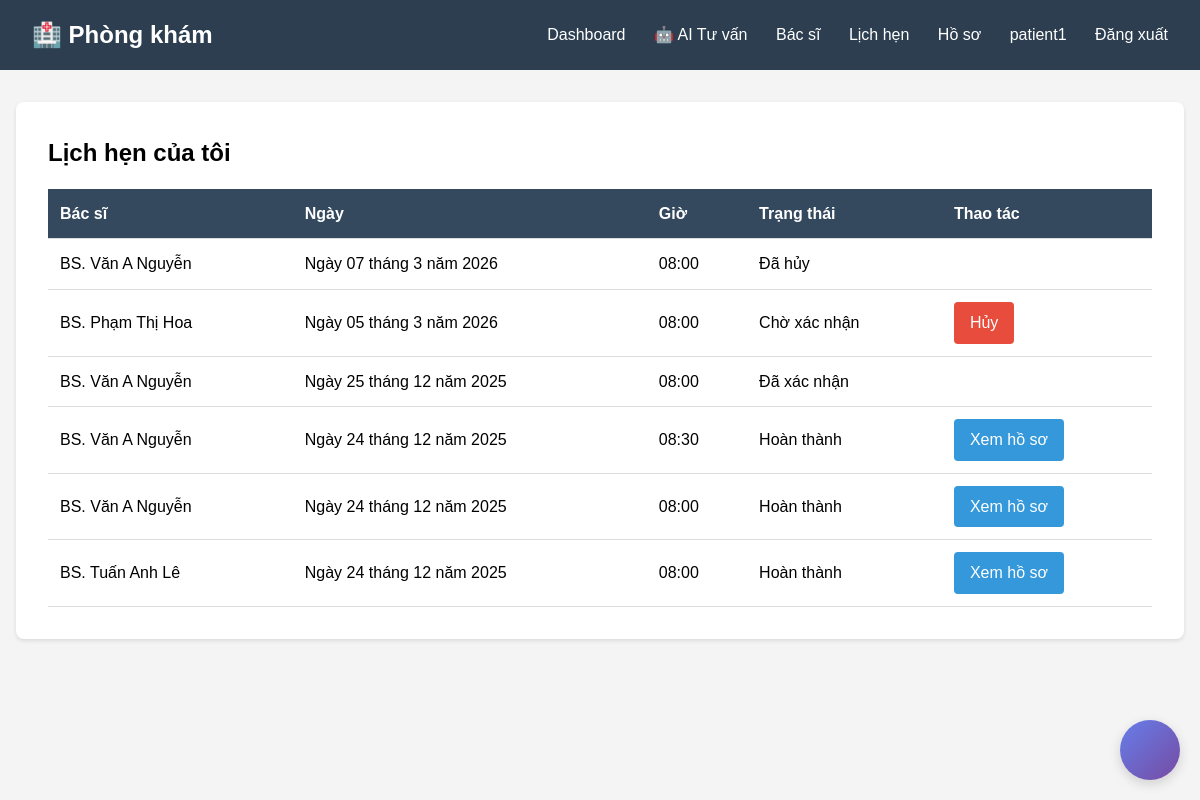
Page /appointments/lich-hen-cua-toi/ (signed in) on the earlier database version.
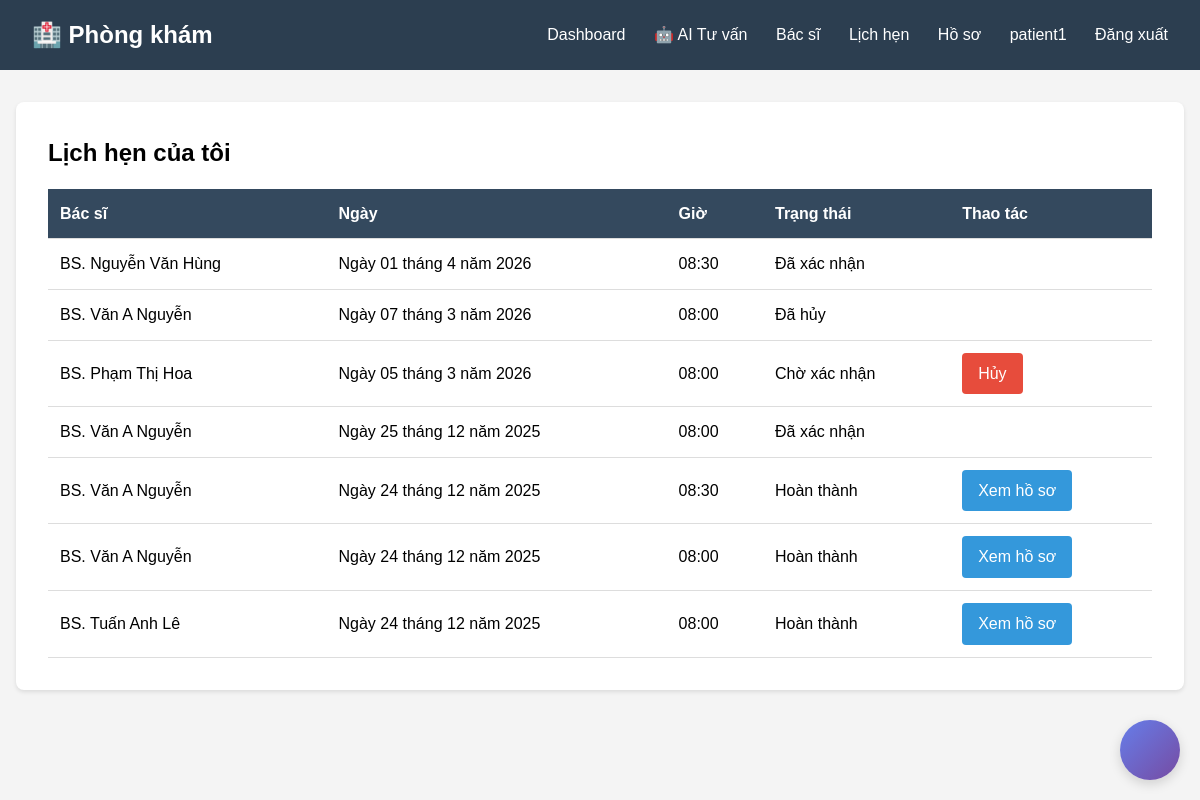
Same page on the later database version.
### appointments/models.py (models this page shows, shortened)
class LichHen(models.Model):
    TRANG_THAI_CHOICES = [
        ('pending', 'Chờ xác nhận'),
        ('approved', 'Đã xác nhận'),
        ('canceled', 'Đã hủy'),
        ('completed', 'Hoàn thành'),
    ]
    benh_nhan = models.ForeignKey(HoSoBenhNhan, on_delete=models.CASCADE, related_name='lich_hen', verbose_name="Bệnh nhân")
    bac_si = models.ForeignKey(HoSoBacSi, on_delete=models.CASCADE, related_name='lich_hen', verbose_name="Bác sĩ")
    lich_lam_viec = models.ForeignKey(LichLamViec, on_delete=models.CASCADE, related_name='lich_hen', verbose_name="Lịch")
    ngay = models.DateField(verbose_name="Ngày khám")
    gio = models.TimeField(verbose_name="Giờ khám")
    trang_thai = models.CharField(max_length=20, choices=TRANG_THAI_CHOICES, default='pending', verbose_name="Trạng thái")
    trieu_chung = models.TextField(blank=True, verbose_name="Triệu chứng")
    ngay_tao = models.DateTimeField(auto_now_add=True, verbose_name="Ngày tạo")
    ngay_cap_nhat = models.DateTimeField(auto_now=True, verbose_name="Cập nhật")
    class Meta:
        verbose_name = "Lịch hẹn"
        verbose_name_plural = "Lịch hẹn"
        ordering = ['-ngay', '-gio']

### accounts/models.py (models this page shows, shortened)
class HoSoBacSi(models.Model):
    nguoi_dung = models.OneToOneField(User, on_delete=models.CASCADE, related_name='ho_so_bac_si')
    chuyen_khoa = models.ForeignKey(ChuyenKhoa, on_delete=models.SET_NULL, null=True, verbose_name="Chuyên khoa")
    mo_ta = models.TextField(blank=True, verbose_name="Mô tả")
    bang_cap = models.CharField(max_length=200, verbose_name="Bằng cấp")
    so_dien_thoai = models.CharField(max_length=15, verbose_name="Số điện thoại")
    phi_kham = models.DecimalField(max_digits=10, decimal_places=2, default=0, verbose_name="Phí khám")
    anh_dai_dien = models.ImageField(upload_to='bac_si/', blank=True, null=True, verbose_name="Ảnh đại diện")
    class Meta:
        verbose_name = "Hồ sơ bác sĩ"
        verbose_name_plural = "Hồ sơ bác sĩ"

### appointments/views.py (the view)
# urls.py: path('lich-hen-cua-toi/', views.lich_hen_cua_toi, name='lich_hen_cua_toi'),
@login_required
def lich_hen_cua_toi(request):
    if hasattr(request.user, 'ho_so_benh_nhan'):
        lich_hen = LichHen.objects.filter(benh_nhan=request.user.ho_so_benh_nhan).order_by('-ngay', '-gio')
    elif hasattr(request.user, 'ho_so_bac_si'):
        lich_hen = LichHen.objects.filter(bac_si=request.user.ho_so_bac_si).order_by('-ngay', '-gio')
    else:
        lich_hen = LichHen.objects.all().order_by('-ngay', '-gio')
    return render(request, 'appointments/lich_hen_cua_toi.html', {'lich_hen': lich_hen})

### templates/appointments/lich_hen_cua_toi.html (shortened to what this page needs)
{% extends 'base.html' %}
{% block content %}
<div class="card">
    <h2>Lịch hẹn của tôi</h2>
    {% if lich_hen %}
    <table>
        <tr>
            {% if user.ho_so_benh_nhan %}
            <th>Bác sĩ</th>
            {% else %}
            <th>Bệnh nhân</th>
            {% endif %}
            <th>Ngày</th>
            <th>Giờ</th>
            <th>Trạng thái</th>
            <th>Thao tác</th>
        </tr>
        {% for lich in lich_hen %}
        <tr>
            {% if user.ho_so_benh_nhan %}
            <td>BS. {{ lich.bac_si.nguoi_dung.get_full_name }}</td>
            {% else %}
            <td>{{ lich.benh_nhan.nguoi_dung.get_full_name }}</td>
            {% endif %}
            <td>{{ lich.ngay }}</td>
            <td>{{ lich.gio }}</td>
            <td>{{ lich.get_trang_thai_display }}</td>
            <td>
                {% if lich.trang_thai == 'pending' %}
                    <a href="{% url 'huy_lich_hen' lich.id %}" class="btn btn-danger">Hủy</a>
                {% elif lich.trang_thai == 'approved' and user.ho_so_bac_si %}
                    <a href="{% url 'tao_ho_so_benh_an' lich.id %}" class="btn">Ghi hồ sơ</a>
                {% elif lich.trang_thai == 'completed' %}
                    <a href="{% url 'xem_ho_so_benh_an' lich.ho_so_benh_an.id %}" class="btn">Xem hồ sơ</a>
                {% endif %}
            </td>
        </tr>
        {% endfor %}
    </table>
    {% else %}
    <p>Chưa có lịch hẹn nào</p>
    {% endif %}
</div>
{% endblock %}

### templates/base.html (shortened to what this page needs)
<!DOCTYPE html>
<html lang="vi">
<head>
</head>
<body>
    <div class="navbar">
        <div class="container">
            <h1>🏥 Phòng khám</h1>
            <nav>
                {% if user.is_authenticated %}
                    <a href="{% url 'bang_dieu_khien' %}">Dashboard</a>
                    {% if user.ho_so_benh_nhan %}
                        <a href="{% url 'ai_chatbox:chat_interface' %}">🤖 AI Tư vấn</a>
                        <a href="{% url 'danh_sach_bac_si' %}">Bác sĩ</a>
                        <a href="{% url 'lich_hen_cua_toi' %}">Lịch hẹn</a>
                        <a href="{% url 'lich_su_kham_benh' %}">Hồ sơ</a>
                    {% elif user.ho_so_bac_si %}
                        <a href="{% url 'lich_lam_viec_cua_toi' %}">Lịch làm việc</a>
                        <a href="{% url 'lich_hen_cua_toi' %}">Lịch hẹn</a>
                        <a href="{% url 'lich_su_kham_benh' %}">Hồ sơ bệnh án</a>
                    {% else %}
                        <a href="{% url 'danh_sach_bac_si' %}">Bác sĩ</a>
                        <a href="{% url 'lich_hen_cua_toi' %}">Lịch hẹn</a>
                        <a href="{% url 'lich_su_kham_benh' %}">Hồ sơ</a>
                        <a href="{% url 'quan_ly_bac_si' %}">Quản lý bác sĩ</a>
                    {% endif %}
                    <a href="{% url 'ho_so' %}">{{ user.username }}</a>
                    <a href="{% url 'dang_xuat' %}">Đăng xuất</a>
                {% else %}
                    <a href="{% url 'dang_nhap' %}">Đăng nhập</a>
                    <a href="{% url 'dang_ky' %}">Đăng ký</a>
                {% endif %}
            </nav>
        </div>
    </div>
    <div class="container">
        {% block content %}{% endblock %}
    </div>
    {% if user.is_authenticated and user.ho_so_benh_nhan %}
        {% include 'ai_chatbox/widget.html' %}
    {% endif %}
</body>
</html>

### templates/ai_chatbox/widget.html (shortened to what this page needs)
<div id="aiChatWidget" class="chat-widget">
    <div id="chatToggle" class="chat-toggle" onclick="toggleChat()">
    </div>
</div>

### templates/base.html (style rules this page uses)
* { margin: 0; padding: 0; box-sizing: border-box; }
body { font-family: Arial, sans-serif; line-height: 1.6; background: #f4f4f4; }
.navbar { background: #2c3e50; color: white; padding: 1rem; }
.navbar .container { max-width: 1200px; margin: 0 auto; display: flex; justify-content: space-between; align-items: center; }
.navbar h1 { font-size: 1.5rem; }
.navbar nav a { color: white; text-decoration: none; margin-left: 1.5rem; }
.container { max-width: 1200px; margin: 2rem auto; padding: 0 1rem; }
.card { background: white; padding: 2rem; border-radius: 8px; box-shadow: 0 2px 4px rgba(0,0,0,0.1); margin-bottom: 2rem; }
.btn { display: inline-block; padding: 0.5rem 1rem; background: #3498db; color: white; text-decoration: none; border-radius: 4px; border: none; cursor: pointer; }
.btn-danger { background: #e74c3c; }
table { width: 100%; border-collapse: collapse; margin-top: 1rem; }
table th, table td { padding: 0.75rem; text-align: left; border-bottom: 1px solid #ddd; }
table th { background: #34495e; color: white; }

### templates/ai_chatbox/widget.html (style rules this page uses)
.chat-widget { position: fixed; bottom: 20px; right: 20px; z-index: 9999; font-family: -apple-system, BlinkMacSystemFont, 'Segoe UI', Roboto, sans-serif; }
.chat-toggle { width: 60px; height: 60px; background: linear-gradient(135deg, #667eea 0%, #764ba2 100%); border-radius: 50%; display: flex; align-items: center; justify-content: center; cursor: pointer; box-shadow: 0 4px 12px rgba(0,0,0,0.15); transition: all 0.3s ease; position: relative; }

Differences in the rows shown:
added LichHen: bac_si.nguoi_dung.get_full_name "Nguyễn Văn Hùng", ngay "Ngày 01 tháng 4 năm 2026", gio "08:30", trang_thai "Đã xác nhận"
